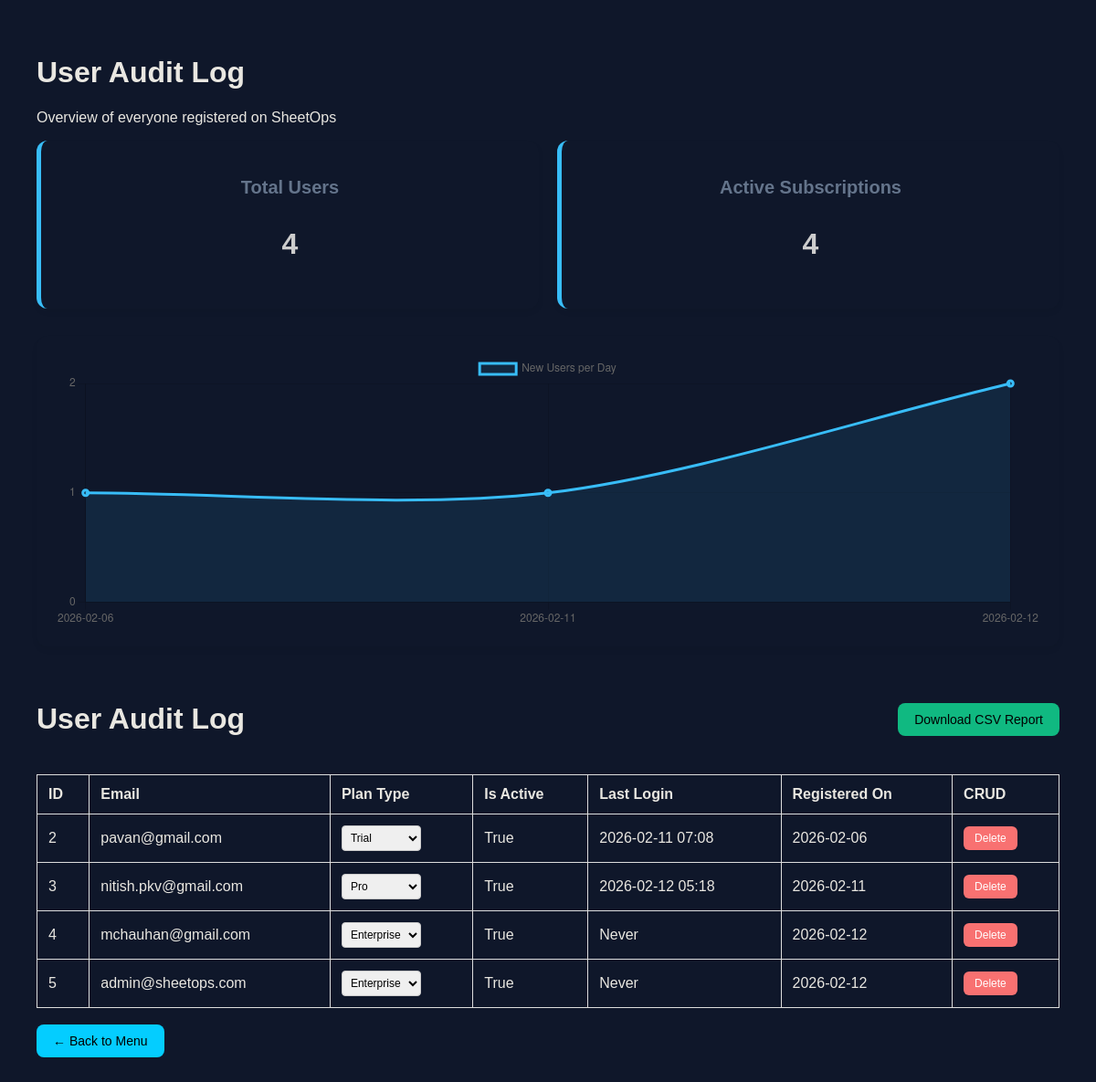
Page /admin/users (signed in) on the earlier database version.
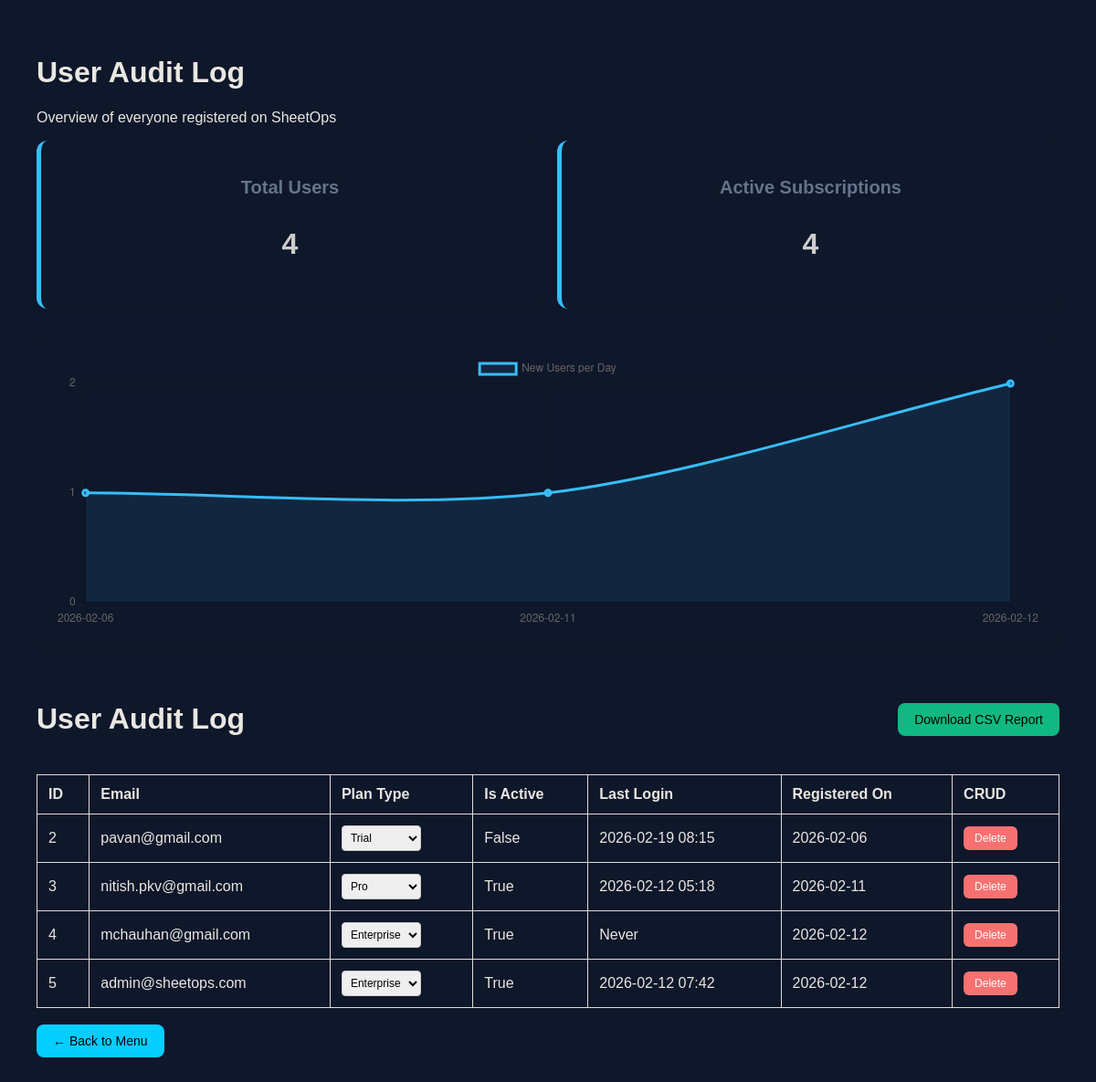
Same page on the later database version.
### models/user.py (models this page shows)
class User(Base):
    __tablename__ = "users"
    id = Column(Integer, primary_key=True, index=True)
    email = Column(String, unique=True, index=True, nullable=False)
    password_hash = Column(String, nullable=False)
    is_active = Column(Boolean, default=True)
    created_at = Column(
        DateTime(timezone=True),
        default=lambda: datetime.now(timezone.utc)
    )
    last_login = Column(DateTime(timezone=True))

### models/subscription.py (models this page shows)
class Subscription(Base):
    __tablename__ = "subscriptions"
    id = Column(Integer, primary_key=True)
    user_id = Column(Integer, ForeignKey("users.id"), unique=True)
    plan_type = Column(String, default="trial")
    trial_start = Column(
        DateTime(timezone=True),
        default=lambda: datetime.now(timezone.utc)
    )
    trial_end = Column(
        DateTime(timezone=True),
        default=lambda: datetime.now(timezone.utc) + timedelta(days=7)
    )
    is_trial_active = Column(Boolean, default=True)

### main.py (the view)
@app.route("/admin/users")
@login_required
def admin_user_list():
    admin_email = "admin@sheetops.com"
    if session.get("user_email") != admin_email:
        flash("Access Denied", "danger")
        return redirect("/menu")
    db = SessionLocal()
    results = db.query(User, Subscription).join(
        Subscription, User.id == Subscription.user_id
    ).all()
    graph_query = db.query(
        func.date(User.created_at).label('date'),
        func.count(User.id).label('count')
    ).group_by(func.date(User.created_at)).order_by(func.date(User.created_at)).all()
    chart_labels = [str(row.date) for row in graph_query]
    chart_values = [row.count for row in graph_query]
    total_users = len(results)
    db.close()
    return render_template("admin_users.html",
                           results=results,
                           total_users=total_users,
                           chart_labels=chart_labels,
                           chart_values=chart_values)

### auth/security.py (called while the page is built)
def login_required(view_func):
    @wraps(view_func)
    def wrapper(*args, **kwargs):
        if "user_id" not in session:
            return redirect("/login")
        return view_func(*args, **kwargs)
    return wrapper

### template/admin_users.html (shortened to what this page needs)
<!DOCTYPE html>
<html>
<head>
    <link rel="stylesheet" href="{{ url_for('static', filename='style.css') }}">
</head>
<body>
    <div class="admin-container">
        <h1>User Audit Log</h1>
        <p>Overview of everyone registered on SheetOps</p>
        <div class="metrics-grid">
        <div class="metric-card">
            <h3>Total Users</h3>
            <p class="metric-value">{{ total_users }}</p>
        </div>
        <div class="metric-card">
            <h3>Active Subscriptions</h3>
            <p class="metric-value">{{ results|length }}</p>
        </div>
        </div>
    <div class="graph-container">
        <canvas id="userGrowthChart"></canvas>
    </div>
        <div style="display: flex; justify-content: space-between; align-items: center;">
            <h1>User Audit Log</h1>
            <a href="/admin/export-users" class="btn-csv">
                 Download CSV Report
            </a>
        </div>
        <table>
            <thead>
                <tr>
                    <th>ID</th>
                    <th>Email</th>
                    <th>Plan Type</th>
                    <th>Is Active</th>
                    <th>Last Login</th>
                    <th>Registered On</th>
                    <th>CRUD</th>
                </tr>
            </thead>
            <tbody>
                {% for user,sub in results %}
                <tr>
                    <td>{{ user.id }}</td>
                    <td>{{ user.email }}</td>
                    <td>
                        <form action="/admin/update-plan/{{ user.id }}" method="POST" style="display:inline;">
                            <select name="new_plan" onchange="this.form.submit()" class="admin-select">
                                <option value="trial" {% if sub.plan_type == 'trial' %}selected{% endif %}>Trial</option>
                                <option value="pro" {% if sub.plan_type == 'pro' %}selected{% endif %}>Pro</option>
                                <option value="enterprise" {% if sub.plan_type == 'enterprise' %}selected{% endif %}>Enterprise</option>
                            </select>
                        </form>
                    </td>
                    <td>{{sub.is_trial_active}}</td>
                    <td>{{ user.last_login.strftime('%Y-%m-%d %H:%M') if user.last_login else 'Never' }}</td>
                    <td>{{ user.created_at.strftime('%Y-%m-%d') if user.created_at else 'N/A' }}</td>
                    <td>
                        <form action="/admin/delete-user/{{ user.id }}" method="POST" style="display:inline;" onsubmit="return confirm('Are you sure you want to delete this user?');">
                            <button type="submit" class="btn-delete">Delete</button>
                        </form>
                    </td>
                </tr>
                {% endfor %}
            </tbody>
        </table>
        <br>
        <a href="/menu" class="btn-back"> ← Back to Menu</a>
    </div>
<script>
    const ctx = document.getElementById('userGrowthChart').getContext('2d');
    const userGrowthChart = new Chart(ctx, {
        type: 'line',
        data: {
            labels: {{ chart_labels | safe }}, // Dates from Python
            datasets: [{
                label: 'New Users per Day',
                data: {{ chart_values | safe }}, // Counts from Python
                borderColor: '#38bdf8',
                backgroundColor: 'rgba(56, 189, 248, 0.1)',
                borderWidth: 3,
                fill: true,
                tension: 0.3 // Makes the line curved
            }]
        },
        options: {
            responsive: true,
            maintainAspectRatio: false,
            scales: {
                y: { beginAtZero: true, ticks: { stepSize: 1 } }
            }
        }
    });
</script>
</body>
</html>

### static/style.css (style rules this page uses)
body { background-color: #0f172a; color: #E9E7E1; font-family: "Montserrat", sans-serif; margin: 0; }

### template/admin_users.html (style rules this page uses)
.admin-container { padding: 40px; font-family: 'Poppins', sans-serif; }
table { width: 100%; border-collapse: collapse; margin-top: 20px; background: #0f172a; }
th, td { padding: 12px; border: 1px solid #ddd; text-align: left; }
th { background-color: #0f172a; }
.admin-select { padding: 5px;border-radius: 4px;border: 1px solid #ccc;font-family: 'Poppins', sans-serif; font-size: 12px;cursor: pointer; }
.btn-delete { background-color: #f87171;color: white;border: none;padding: 6px 12px;border-radius: 6px; font-size: 12px; cursor: pointer; transition: background 0.3s; }
.btn-csv { background-color: #10b981;color: rgb(0, 0, 0);text-decoration: none;padding: 10px 18px; border-radius: 8px;font-family: 'Poppins', sans-serif;font-size: 14px;font-weight: 500; transition: background 0.3s ease;display: inline-block; }
.btn-back { background-color: #04cdff;color: rgb(0, 0, 0);text-decoration: none;padding: 10px 18px; border-radius: 8px;font-family: 'Poppins', sans-serif;font-size: 14px;font-weight: 500; transition: background 0.3s ease;display: inline-block; }
.metrics-grid { display: grid;grid-template-columns: repeat(auto-fit, minmax(200px, 1fr)); gap: 20px; margin-bottom: 30px; }
.metric-card { background: #0f172a; padding: 20px;border-radius: 12px;box-shadow: 0 4px 6px rgba(0,0,0,0.05); border-left: 5px solid #38bdf8; text-align: center; }
.metric-card h3 { font-size: 20px;color: #64748b;margin-bottom: 10px; }
.metric-value { font-size: 32px;font-weight: 700;color: #ccc; }
.graph-container { background: #0f172a;padding: 20px;border-radius: 12px;box-shadow: 0 4px 6px rgba(0,0,0,0.05); height: 300px; margin-bottom: 40px; }

Differences in the rows shown:
changed User "pavan@gmail.com": is_trial_active "True" → "False"; last_login "2026-02-11 07:08" → "2026-02-19 08:15"
changed User "admin@sheetops.com": last_login "Never" → "2026-02-12 07:42"
